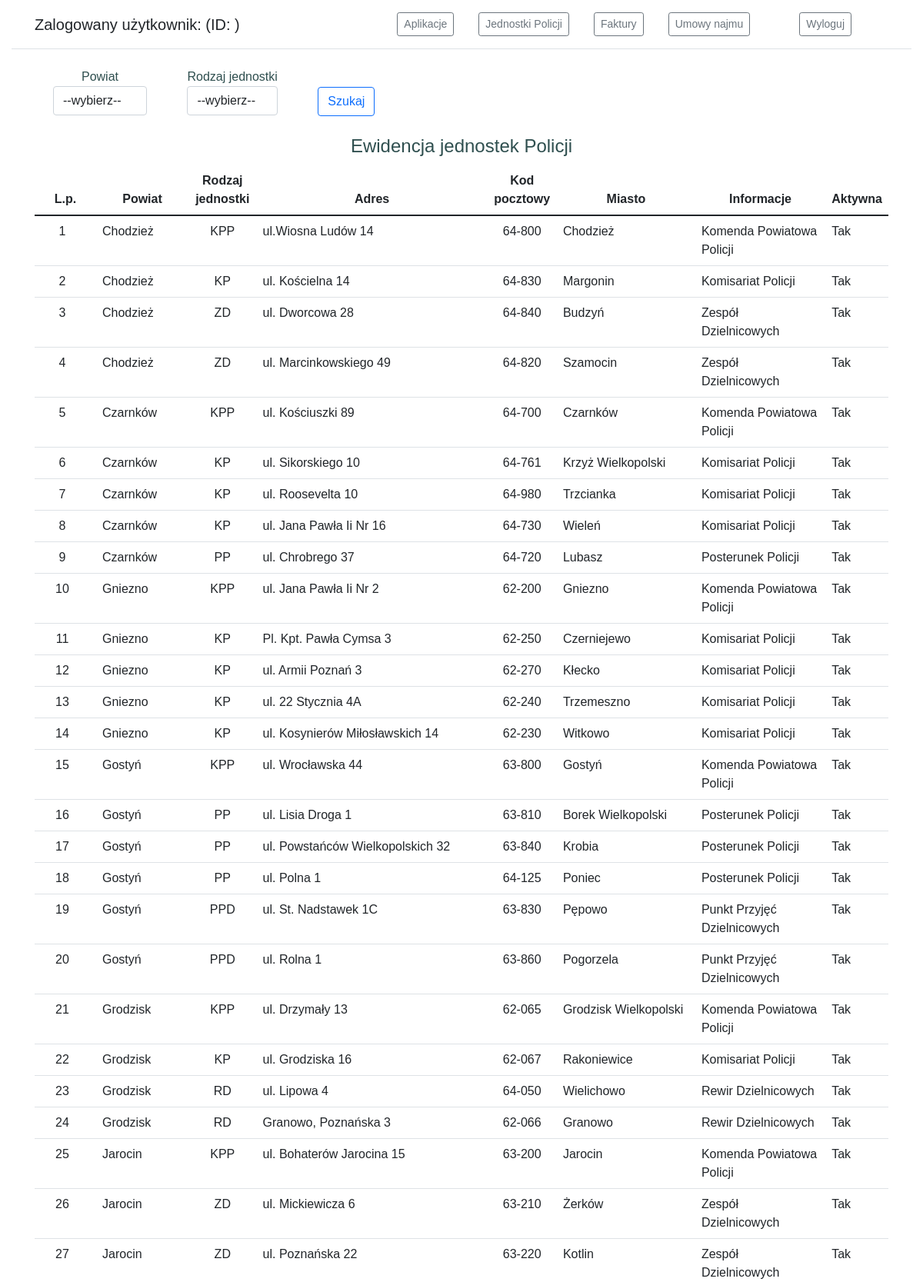
/units/ (upper part), run on the app's committed database.
### units/models.py (models this page shows, shortened)
class Unit(models.Model):
    class Meta:
        verbose_name = "Jednostka"
        verbose_name_plural = "Jednostki"
    powiat = models.ForeignKey(Powiat, on_delete=models.CASCADE)
    rodzaj = models.ForeignKey(Rodzaj, on_delete=models.CASCADE)
    adres = models.CharField(max_length=30)
    kod_pocztowy = models.CharField(max_length=6)
    miasto = models.CharField(max_length=20)
    informacje = models.TextField(blank=True)
    aktywna = models.BooleanField("Aktywna", null=False, default=0)

class Powiat(models.Model):
    class Meta:
        verbose_name = "Powiat"
        verbose_name_plural = "Powiaty"
    swop_id = models.CharField(max_length=4)
    powiat = models.CharField(max_length=15, null=False)
    def __str__(self):
        return f'{self.powiat}'

class Rodzaj(models.Model):
    class Meta:
        verbose_name = "Rodzaj jednostki"
        verbose_name_plural = "Rodzaje jednostek"
    rodzaj = models.CharField(max_length=10, null=False)
    def __str__(self):
        return f'{self.rodzaj}'

### units/views.py (the view)
# urls.py: path('', units_list, name="units_list")
def units_list(request):
    units_act = Unit.objects.filter(aktywna=1).order_by("powiat")
    units_deact = Unit.objects.filter(aktywna=0)
    powiaty = Powiat.objects.all().order_by("powiat")
    rodzaj = Rodzaj.objects.all()
    context = {"units": units_act,
               "powiaty": powiaty,
               "rodzaj":rodzaj}
    return render(request, "units/unitlist.html", context)

### units/templates/units/unitlist.html (shortened to what this page needs)
{%extends 'base.html'%}
{%load static%}
{%block content%}
<div class="row text-right">
    <form>
            <div class="d-inline-block mx-4 md-3 text-center">
                <label for="powiaty" class="">Powiat</label>
                <select id="powiaty" name="powiaty" class="form-control" aria-label="Default select example">
                    <option selected>--wybierz--</option>
                </select>
            </div>
            <div class="d-inline-block mx-4 text-center">
                <label for="rodzaj" class="">Rodzaj jednostki</label>
                <select id="rodzaj" name="rodzaj" class="form-control" aria-label="Default select example">
                    <option selected>--wybierz--</option>
                </select>
            </div>
            <div class="d-inline-block mx-4">
                <button type="submit" class="btn btn-outline-primary">Szukaj</button>
            </div>
    </form>
</div>
<h4 class="units-title">Ewidencja jednostek Policji</h4>
<table class="table table-hover my-table">
    <thead>
    <tr class="my-table-tr">
        <th class="text-center" width="80px" scope="col">L.p.</th>
        <th class="text-center" width="120" scope="col">Powiat</th>
        <th class="text-center" scope="col">Rodzaj jednostki</th>
        <th class="text-center" width="300" scope="col">Adres</th>
        <th class="text-center" scope="col">Kod pocztowy</th>
        <th class="text-center"  scope="col">Miasto</th>
        <th class="text-center" scope="col">Informacje</th>
        <th class="text-center" scope="col">Aktywna</th>
    </tr>
    </thead>
    <tbody>
    {%for unit in units %}
    <tr class="my-table-tr">
        <td class="text-center" scope="row"></td>
        <td>{{unit.powiat}}</td>
        <td class="text-center">{{unit.rodzaj}}</td>
        <td>{{unit.adres}}</td>
        <td class="text-center">{{unit.kod_pocztowy}}</td>
        <td width="180">{{unit.miasto}}</td>
        <td>{{unit.informacje}}</td>
        <td>
            {%if unit.aktywna == True%}
            Tak
            {%else%}
            Nie
            {%endif%}
        </td>
    </tr>
    {%endfor%}
    </tbody>
</table>
{%endblock%}

### main/static/main/css/style.css (style rules this page uses)
.units-title { margin: 25px 0 10px; text-align: center; }
.my-table { counter-reset: rowNumber -1; }
.my-table-tr { counter-increment: rowNumber; }
.my-table-tr td:first-child::before { content: counter(rowNumber); min-width: 1em; margin-right: 0.5em; }

### data on the page
Unit: powiat "Chodzież", rodzaj "KPP", adres "ul.Wiosna Ludów 14", kod_pocztowy "64-800", miasto "Chodzież", informacje "Komenda Powiatowa Policji", aktywna "Tak"
Unit: powiat "Chodzież", rodzaj "KP", adres "ul. Kościelna 14", kod_pocztowy "64-830", miasto "Margonin", informacje "Komisariat Policji", aktywna "Tak"
Unit: powiat "Chodzież", rodzaj "ZD", adres "ul. Dworcowa 28", kod_pocztowy "64-840", miasto "Budzyń", informacje "Zespół Dzielnicowych", aktywna "Tak"
Unit: powiat "Chodzież", rodzaj "ZD", adres "ul. Marcinkowskiego 49", kod_pocztowy "64-820", miasto "Szamocin", informacje "Zespół Dzielnicowych", aktywna "Tak"
Unit: powiat "Czarnków", rodzaj "KPP", adres "ul. Kościuszki 89", kod_pocztowy "64-700", miasto "Czarnków", informacje "Komenda Powiatowa Policji", aktywna "Tak"
Unit: powiat "Czarnków", rodzaj "KP", adres "ul. Sikorskiego 10", kod_pocztowy "64-761", miasto "Krzyż Wielkopolski", informacje "Komisariat Policji", aktywna "Tak"
Unit: powiat "Czarnków", rodzaj "KP", adres "ul. Roosevelta 10", kod_pocztowy "64-980", miasto "Trzcianka", informacje "Komisariat Policji", aktywna "Tak"
Unit: powiat "Czarnków", rodzaj "KP", adres "ul. Jana Pawła Ii Nr 16", kod_pocztowy "64-730", miasto "Wieleń", informacje "Komisariat Policji", aktywna "Tak"
Unit: powiat "Czarnków", rodzaj "PP", adres "ul. Chrobrego 37", kod_pocztowy "64-720", miasto "Lubasz", informacje "Posterunek Policji", aktywna "Tak"
Unit: powiat "Gniezno", rodzaj "KPP", adres "ul. Jana Pawła Ii Nr 2", kod_pocztowy "62-200", miasto "Gniezno", informacje "Komenda Powiatowa Policji", aktywna "Tak"
Unit: powiat "Gniezno", rodzaj "KP", adres "Pl. Kpt. Pawła Cymsa 3", kod_pocztowy "62-250", miasto "Czerniejewo", informacje "Komisariat Policji", aktywna "Tak"
Unit: powiat "Gniezno", rodzaj "KP", adres "ul. Armii Poznań 3", kod_pocztowy "62-270", miasto "Kłecko", informacje "Komisariat Policji", aktywna "Tak"
Unit: powiat "Gniezno", rodzaj "KP", adres "ul. 22 Stycznia 4A", kod_pocztowy "62-240", miasto "Trzemeszno", informacje "Komisariat Policji", aktywna "Tak"
Unit: powiat "Gniezno", rodzaj "KP", adres "ul. Kosynierów Miłosławskich 14", kod_pocztowy "62-230", miasto "Witkowo", informacje "Komisariat Policji", aktywna "Tak"
Unit: powiat "Gostyń", rodzaj "KPP", adres "ul. Wrocławska 44", kod_pocztowy "63-800", miasto "Gostyń", informacje "Komenda Powiatowa Policji", aktywna "Tak"
Unit: powiat "Gostyń", rodzaj "PP", adres "ul. Lisia Droga 1", kod_pocztowy "63-810", miasto "Borek Wielkopolski", informacje "Posterunek Policji", aktywna "Tak"
Unit: powiat "Gostyń", rodzaj "PP", adres "ul. Powstańców Wielkopolskich 32", kod_pocztowy "63-840", miasto "Krobia", informacje "Posterunek Policji", aktywna "Tak"
Unit: powiat "Gostyń", rodzaj "PP", adres "ul. Polna 1", kod_pocztowy "64-125", miasto "Poniec", informacje "Posterunek Policji", aktywna "Tak"
Unit: powiat "Gostyń", rodzaj "PPD", adres "ul. St. Nadstawek 1C", kod_pocztowy "63-830", miasto "Pępowo", informacje "Punkt Przyjęć Dzielnicowych", aktywna "Tak"
Unit: powiat "Gostyń", rodzaj "PPD", adres "ul. Rolna 1", kod_pocztowy "63-860", miasto "Pogorzela", informacje "Punkt Przyjęć Dzielnicowych", aktywna "Tak"
Unit: powiat "Grodzisk", rodzaj "KPP", adres "ul. Drzymały 13", kod_pocztowy "62-065", miasto "Grodzisk Wielkopolski", informacje "Komenda Powiatowa Policji", aktywna "Tak"
Unit: powiat "Grodzisk", rodzaj "KP", adres "ul. Grodziska 16", kod_pocztowy "62-067", miasto "Rakoniewice", informacje "Komisariat Policji", aktywna "Tak"
Unit: powiat "Grodzisk", rodzaj "RD", adres "ul. Lipowa 4", kod_pocztowy "64-050", miasto "Wielichowo", informacje "Rewir Dzielnicowych", aktywna "Tak"
Unit: powiat "Grodzisk", rodzaj "RD", adres "Granowo, Poznańska 3", kod_pocztowy "62-066", miasto "Granowo", informacje "Rewir Dzielnicowych", aktywna "Tak"
Unit: powiat "Jarocin", rodzaj "KPP", adres "ul. Bohaterów Jarocina 15", kod_pocztowy "63-200", miasto "Jarocin", informacje "Komenda Powiatowa Policji", aktywna "Tak"
Unit: powiat "Jarocin", rodzaj "ZD", adres "ul. Mickiewicza 6", kod_pocztowy "63-210", miasto "Żerków", informacje "Zespół Dzielnicowych", aktywna "Tak"
Unit: powiat "Jarocin", rodzaj "ZD", adres "ul. Poznańska 22", kod_pocztowy "63-220", miasto "Kotlin", informacje "Zespół Dzielnicowych", aktywna "Tak"
